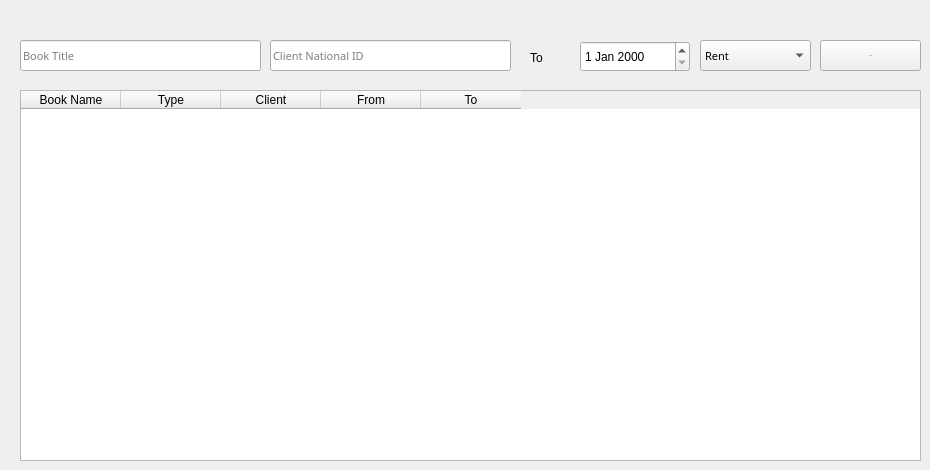
    <widget class="QWidget" name="tab">
     <attribute name="title">
      <string>Tab 1</string>
     </attribute>
     <widget class="QLineEdit" name="lineEdit">
      <property name="geometry">
       <rect>
        <x>20</x>
        <y>40</y>
        <width>241</width>
        <height>31</height>
       </rect>
      </property>
      <property name="font">
       <font>
        <family>Yu Gothic UI Semibold</family>
        <pointsize>8</pointsize>
        <weight>50</weight>
        <italic>false</italic>
        <bold>false</bold>
       </font>
      </property>
      <property name="placeholderText">
       <string>Book Title</string>
      </property>
     </widget>
     <widget class="QComboBox" name="comboBox">
      <property name="geometry">
       <rect>
        <x>700</x>
        <y>40</y>
        <width>111</width>
        <height>31</height>
       </rect>
      </property>
      <property name="font">
       <font>
        <family>Yu Gothic UI Semibold</family>
        <pointsize>8</pointsize>
        <weight>50</weight>
        <italic>false</italic>
        <bold>false</bold>
       </font>
      </property>
      <item>
       <property name="text">
        <string>Rent</string>
       </property>
      </item>
      <item>
       <property name="text">
        <string>Retrieve</string>
       </property>
      </item>
     </widget>
     <widget class="QPushButton" name="pushButton_8">
      <property name="geometry">
       <rect>
        <x>820</x>
        <y>40</y>
        <width>101</width>
        <height>31</height>
       </rect>
      </property>
      <property name="font">
       <font>
        <pointsize>-1</pointsize>
       </font>
      </property>
      <property name="text">
       <string>Add</string>
      </property>
     </widget>
     <widget class="QTableWidget" name="tableWidget">
      <property name="geometry">
       <rect>
        <x>20</x>
        <y>90</y>
        <width>901</width>
        <height>371</height>
       </rect>
      </property>
      <column>
       <property name="text">
        <string>Book Name</string>
       </property>
       <property name="font">
        <font>
         <pointsize>9</pointsize>
         <weight>50</weight>
         <bold>false</bold>
        </font>
       </property>
       <property name="textAlignment">
        <set>AlignCenter</set>
       </property>
      </column>
      <column>
       <property name="text">
        <string>Type</string>
       </property>
       <property name="font">
        <font>
         <pointsize>9</pointsize>
         <weight>50</weight>
         <bold>false</bold>
        </font>
       </property>
       <property name="textAlignment">
        <set>AlignCenter</set>
       </property>
      </column>
      <column>
       <property name="text">
        <string>Client</string>
       </property>
       <property name="font">
        <font>
         <pointsize>9</pointsize>
         <weight>50</weight>
         <bold>false</bold>
        </font>
       </property>
       <property name="textAlignment">
        <set>AlignCenter</set>
       </property>
      </column>
      <column>
       <property name="text">
        <string>From</string>
       </property>
       <property name="font">
        <font>
         <pointsize>9</pointsize>
         <weight>50</weight>
         <bold>false</bold>
        </font>
       </property>
      </column>
      <column>
       <property name="text">
        <string>To</string>
       </property>
       <property name="font">
        <font>
         <pointsize>9</pointsize>
         <weight>50</weight>
         <bold>false</bold>
        </font>
       </property>
       <property name="textAlignment">
        <set>AlignCenter</set>
       </property>
      </column>
     </widget>
     <widget class="QLineEdit" name="lineEdit_4">
      <property name="geometry">
       <rect>
        <x>270</x>
        <y>40</y>
        <width>241</width>
        <height>31</height>
       </rect>
      </property>
      <property name="font">
       <font>
        <family>Yu Gothic UI Semibold</family>
        <pointsize>8</pointsize>
        <weight>50</weight>
        <italic>false</italic>
        <bold>false</bold>
       </font>
      </property>
      <property name="placeholderText">
       <string>Client National ID</string>
      </property>
     </widget>
     <widget class="QDateEdit" name="dateEdit_6">
      <property name="geometry">
       <rect>
        <x>580</x>
        <y>41</y>
        <width>110</width>
        <height>31</height>
       </rect>
      </property>
     </widget>
     <widget class="QLabel" name="label_14">
      <property name="geometry">
       <rect>
        <x>530</x>
        <y>50</y>
        <width>41</width>
        <height>16</height>
       </rect>
      </property>
      <property name="text">
       <string>To</string>
      </property>
     </widget>
    </widget>
